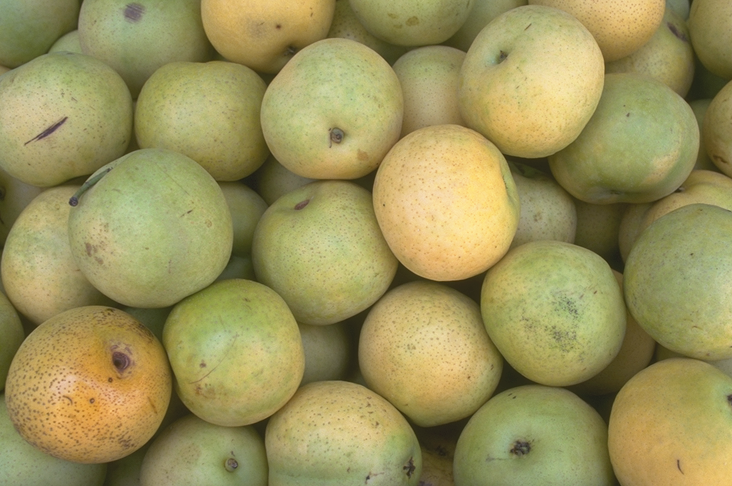
%> input picture 学习资料/《精通图像处理经典算法（MATLAB版）》配套资料/1/1-5-5/pears.png, 732 x 486 px
$ octave --eval "ImgSub;"   (GNU Octave 9; MATLAB toolbox functions it lacks are replaced by stand-ins)
%> lines starting %> are read from the running program, lines starting %| are printed output that depends on the picture
function ImgSub
Ibackground=imread('pears.png');%读入第一个图像
%> Ibackground is the input picture: size 486x732x3 uint8; mean R, G, B 154.5, 146.4, 91.1
Ibackground=imresize(Ibackground,[200,200]);%调整图像尺寸大小
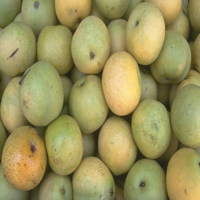
%> Ibackground: size 200x200x3 uint8; mean R, G, B 154.5, 146.4, 91.1
subplot(221),imshow(Ibackground);
title('图1');
J=imread('peppers.png');%读入第二个图像
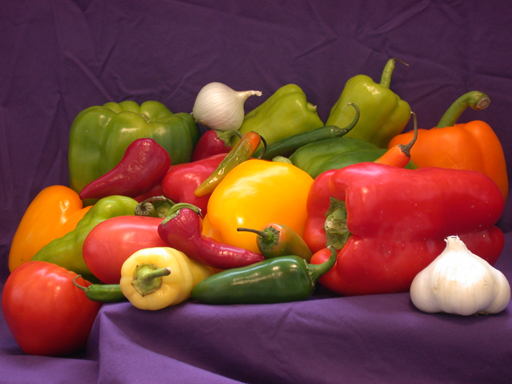
%> input picture 学习资料/《精通图像处理经典算法（MATLAB版）》配套资料/1/1-5-5/peppers.png, 512 x 384 px
%> J is the input picture: size 384x512x3 uint8; mean R, G, B 120.8, 66.4, 57.6
J=imresize(J,[200,200]);%调整图像尺寸大小
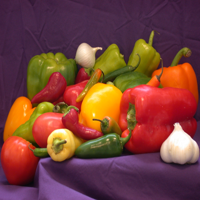
%> J: size 200x200x3 uint8; mean R, G, B 120.8, 66.4, 57.6
subplot(222),imshow(J);
title('图2');
K1=imsubtract(Ibackground,J);%图像相减
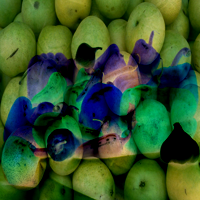
%> K1: size 200x200x3 uint8; mean R, G, B 53.5, 84.7, 43.1
subplot(223),imshow(K1);
title('图像与图像相减');
K2 = imsubtract(J,100);
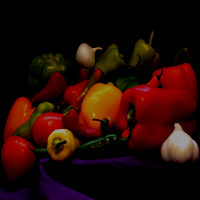
%> K2: size 200x200x3 uint8; mean R, G, B 37.4, 10.7, 5
subplot(224),imshow(K2);
title('图像与常数相减');
